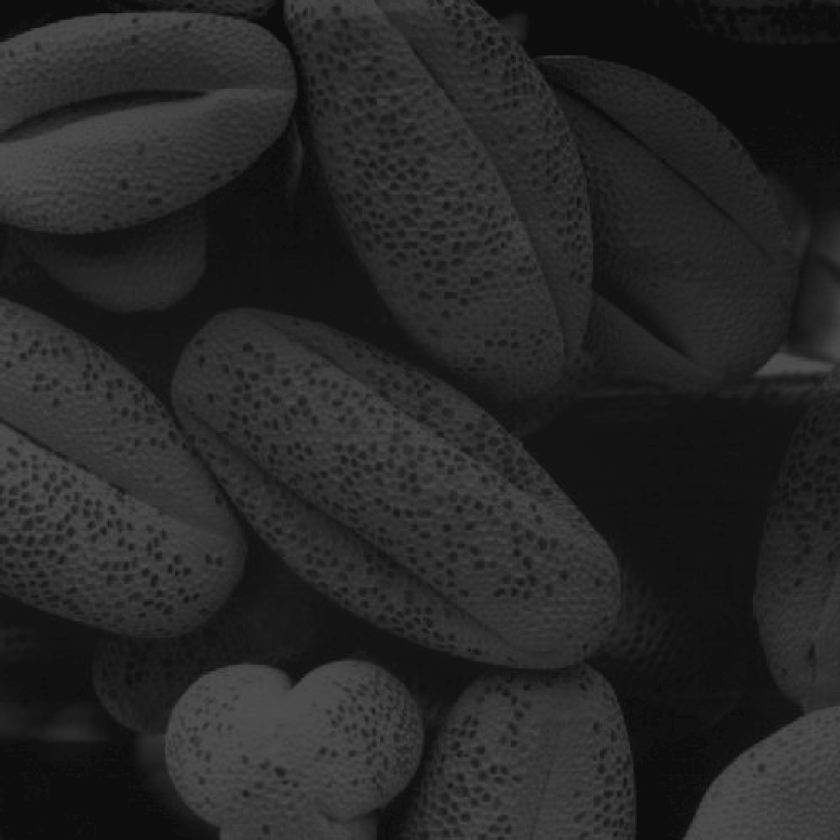
%> input picture chapter02/Fig0208(a).tif, 840 x 840 px, shrunk from 1021 x 1021 before the run
$ octave show_cdf.m   (GNU Octave 9; MATLAB toolbox functions it lacks are replaced by stand-ins)
%> lines starting %> are read from the running program, lines starting %| are printed output that depends on the picture
f = imread('Fig0208(a).tif');
%> f is the input picture: size 840x840 uint8; min 9, max 84, mean 38.8
hnorm = imhist(f) ./ numel(f);
%> hnorm = 256 values, max 0.0654 at index 14, min 0 at index 1, mean 0.00391
cdf = cumsum(hnorm);
%> cdf = 256 values from 0 to 1

x = linspace(0, 1, 256);
plot(x, cdf);
axis([0 1 01]);
set(gca, 'xtick', 0:.2:1);
set(gca, 'ytick', 0:.2:1);
xlabel('Input intensity values', 'fontsize', 9);
ylabel('Output intensity values', 'fontsize', 9);
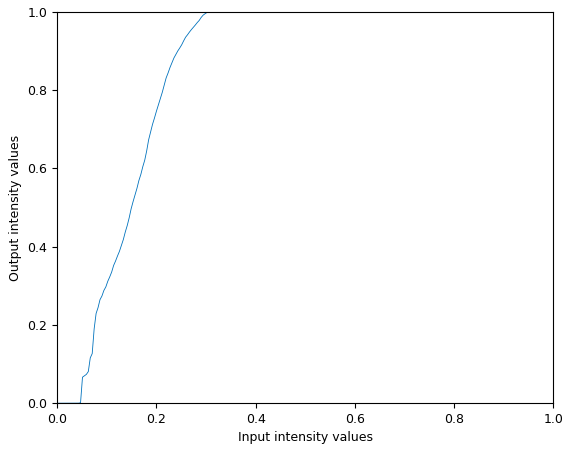
%> figure redrawn from the program's plot data; curve peaks at x = 0.329, y = 1

$ run again, with chapter02/Fig0203(a).tif copied over chapter02/Fig0208(a).tif
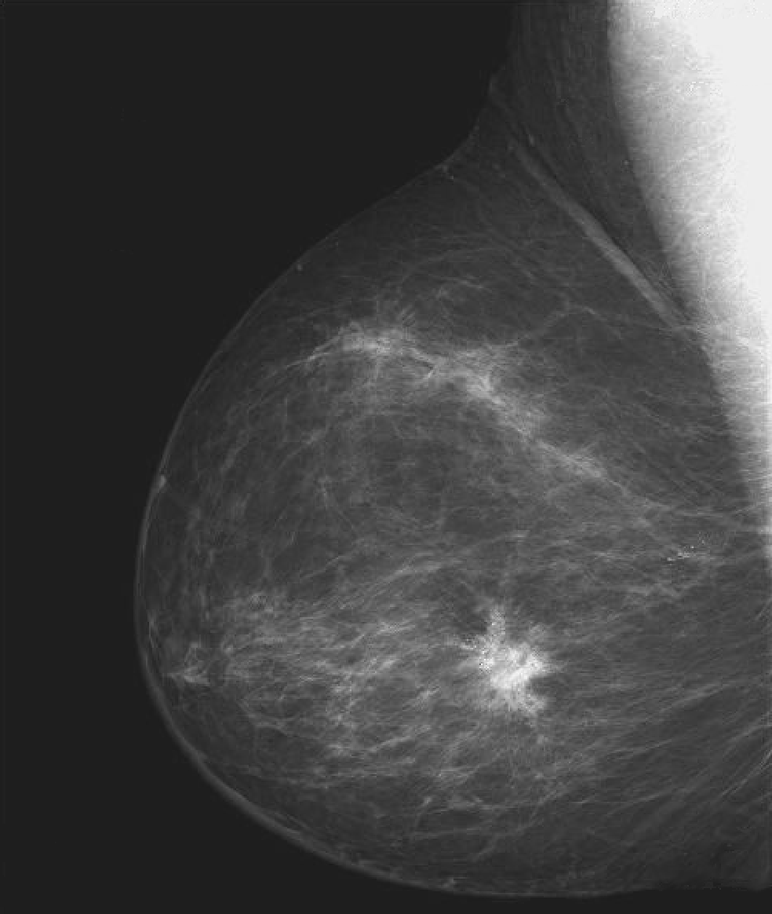
%> input picture chapter02/Fig0203(a).tif, 772 x 914 px, shrunk from 984 x 1164 before the run
%> f is the input picture: size 914x772 uint8; min 18, max 255, mean 66.6
%> hnorm = 256 values, max 0.341 at index 31, min 0 at index 1, mean 0.00391
%> cdf = 256 values from 0 to 1
%> `ylabel('Output intensity values', 'fontsize', 9);`:
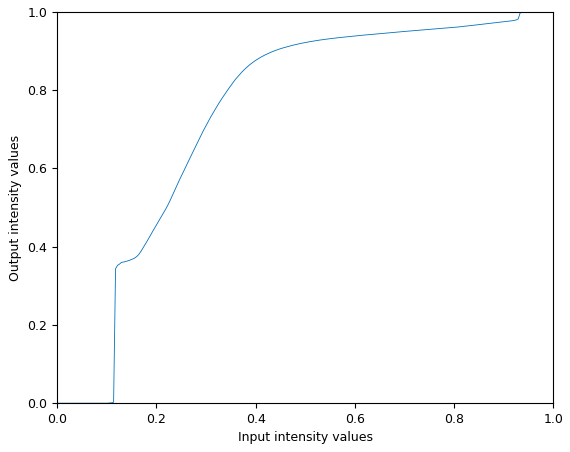
%> figure redrawn from the program's plot data; curve peaks at x = 1, y = 1

$ run again, with chapter02/Fig0205(a).tif copied over chapter02/Fig0208(a).tif
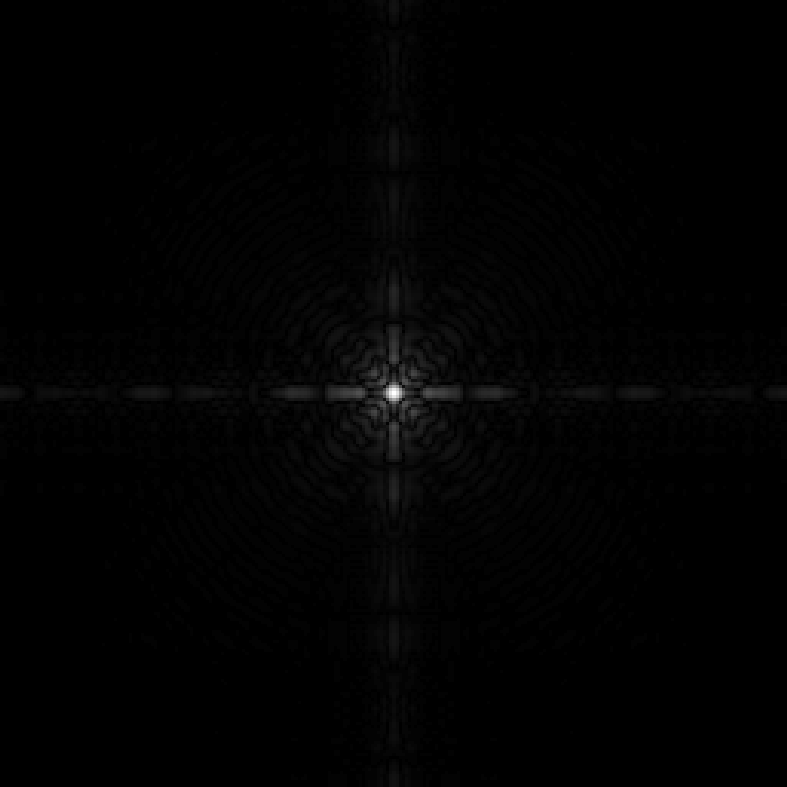
%> input picture chapter02/Fig0205(a).tif, 787 x 787 px
%> f is the input picture: size 787x787 uint8; min 0, max 255, mean 2.1
%> hnorm = 256 values, max 0.682 at index 1, min 0 at index 2, mean 0.00391
%> cdf = 256 values from 0.682 to 1
%> `ylabel('Output intensity values', 'fontsize', 9);`:
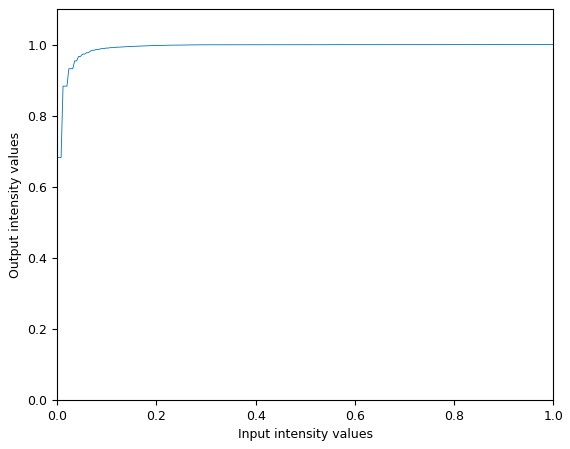
%> figure redrawn from the program's plot data; curve peaks at x = 1, y = 1

$ run again, with chapter02/Fig0206(a).tif copied over chapter02/Fig0208(a).tif
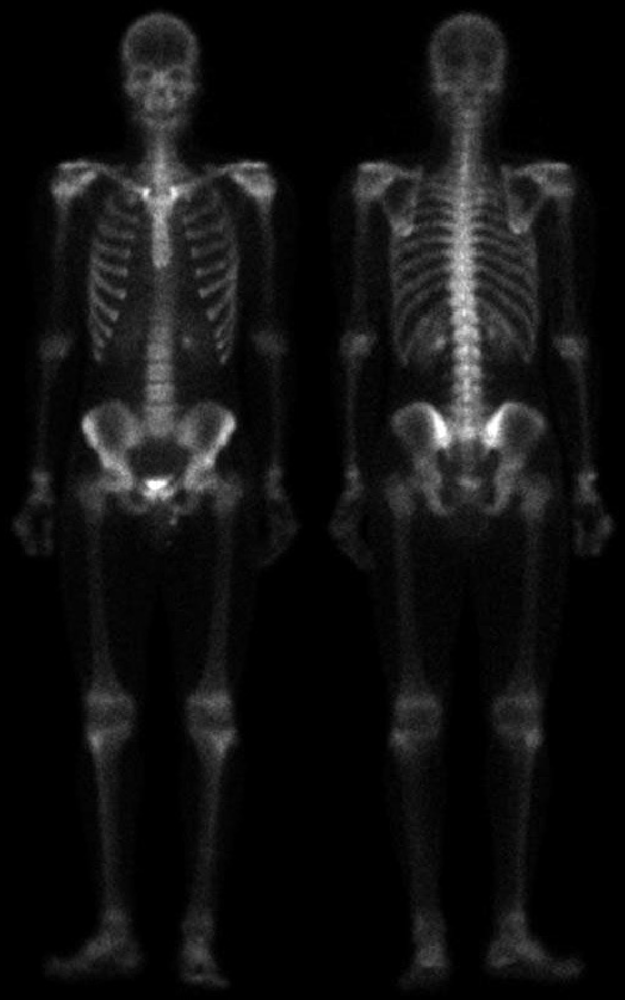
%> input picture chapter02/Fig0206(a).tif, 625 x 1000 px, shrunk from 1026 x 1641 before the run
%> f is the input picture: size 1000x625 uint8; min 0, max 255, mean 17.1
%> hnorm = 256 values, max 0.414 at index 1, min 6.4e-06 at index 242, mean 0.00391
%> cdf = 256 values from 0.414 to 1
%> `ylabel('Output intensity values', 'fontsize', 9);`:
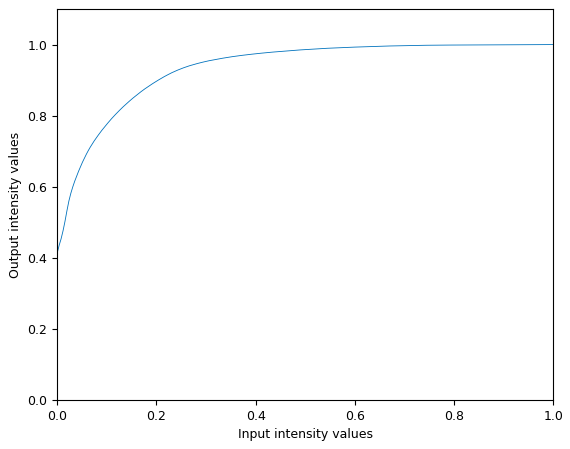
%> figure redrawn from the program's plot data; curve peaks at x = 1, y = 1
